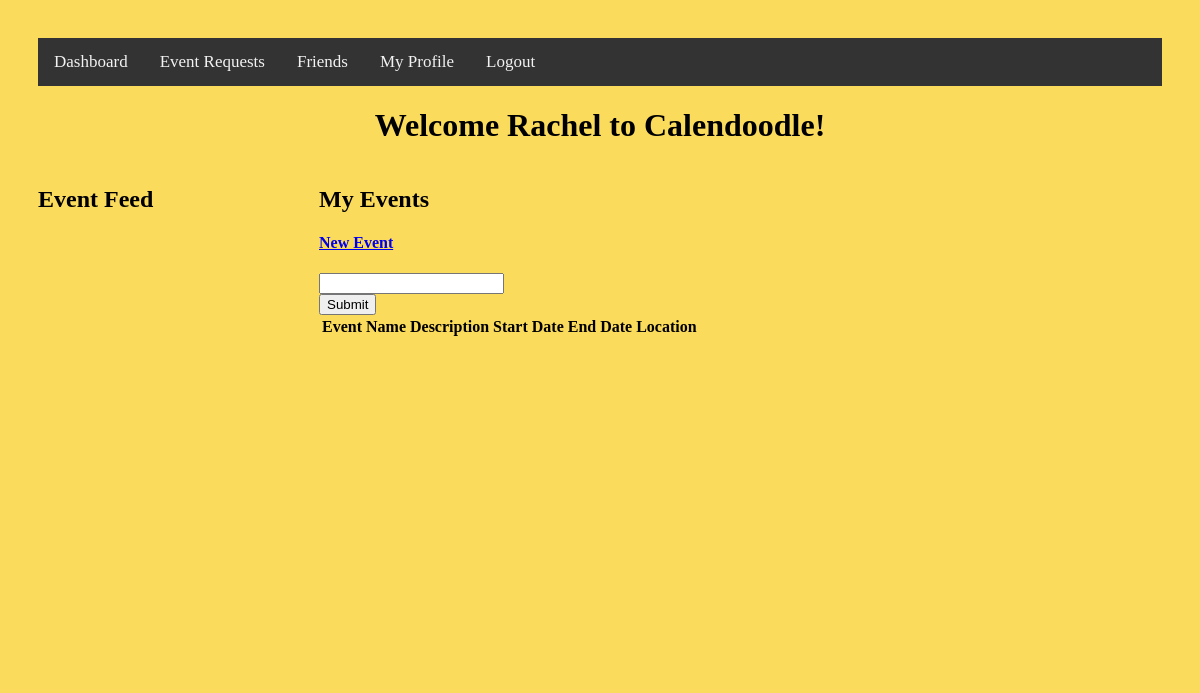
The app's page /events (signed in), older data.
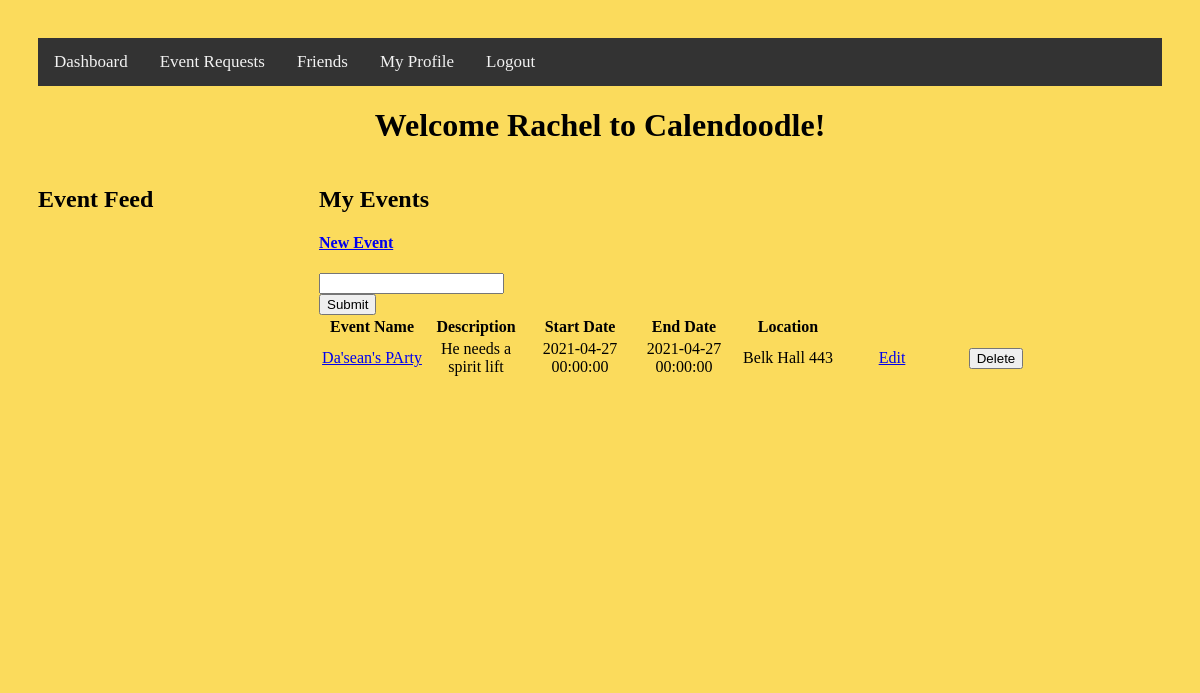
The same page, newer data.
### models.py (models this page shows, shortened)
class Event(db.Model):
    id = db.Column(db.Integer, primary_key=True)
    name = db.Column(db.String(50), nullable=False)
    start_date = db.Column(db.DateTime, nullable=False)
    end_date = db.Column(db.DateTime, nullable=False)
    date_posted = db.Column(db.DateTime, nullable=False)
    location = db.Column(db.String(100), nullable=False)
    description = db.Column(db.String(1000), nullable=False)
    color = db.Column(db.String(20), nullable=False)
    is_public = db.Column(db.Integer)
    user_id = db.Column(db.Integer, db.ForeignKey("user.id"), nullable=False)

### flask_jubjub.py (the view)
@app.route('/')
@app.route('/events', methods=['POST', 'GET'])
def get_events():
    if session.get('user'):
        if request.method == 'POST':
            search_form = SearchForm()
            searchText = request.form['search']
            my_events = db.session.query(Event).filter_by(
                user_id=session['user_id']).all()
            events_to_display = []
            for event in my_events:
                if search(searchText, event.name):
                    events_to_display.append(event)
            return render_template('events.html', events=events_to_display, user=session['user'], form=search_form)
        else:
            form = SearchForm()
            my_events = db.session.query(Event).filter_by(
                user_id=session['user_id']).all()
            return render_template('events.html', events=my_events, user=session['user'], form=form)
    else:
        return redirect(url_for('login'))

### forms.py
class SearchForm(FlaskForm):
    class Meta:
        csrf = False
    search = StringField('Search', [
        DataRequired()])
    submit = SubmitField('Submit')

### templates/events.html (shortened to what this page needs)
<!DOCTYPE html>
<html lang="en">
   <head>
       <link rel="stylesheet" href="{{ url_for('static', filename='main.css') }}">
   </head>
   <body>
       <div class="topnav">
               <a href="{{ url_for('get_events') }}">Dashboard</a>
               <a href="{{ url_for('get_events') }}">Event Requests</a>
               <a>Friends</a>
               <a href="{{ url_for('get_profile') }}">My Profile</a>
           {% if user %}
                   <a href="{{ url_for('logout') }}">Logout</a>
           {% else %}
                   <a href="{{ url_for('login') }}">Sign In</a>
           {% endif %}
       </div>
       <div class="row">
       <h1>Welcome {{ user }} to Calendoodle!</h1>
           <div class="column left">
             <h2>Event Feed</h2>
           </div>
           <div class="column right">
           <h2>My Events</h2>
           <h4><a href="{{ url_for('new_event') }}">New Event</a></h4>
            <form method="POST" action="/events">
                <div class="form-field">{{ form.search }}</div>
                {{ form.submit }}
            </form>
           <table class="tableFormat">
               <tr>
                    <th>Event Name</th>
                    <th>Description</th>
                    <th>Start Date</th>
                    <th>End Date</th>
                    <th>Location</th>
                </tr>
               {% for event in events %}
               <tr>
                   <td><a href="{{ url_for('get_event', event_id=event.id) }}">{{ event.name }}</a></td>
                   <td>{{ event.description }}</td>
                    <td>{{ event.start_date }}</td>
                    <td>{{ event.end_date }}</td>
                    <td>{{ event.location }}</td>
                   <td><a href="{{ url_for('update_event', event_id=event.id) }}">Edit</a></td>
                   <td>
                       <form action="{{ url_for('delete_event', event_id=event.id) }}" method="post">
                           <input type="submit" value="Delete"/>
                       </form>
                   </td>
               </tr>
               {% endfor %}
           </table>
               </div>
       </div>
   </body>
</html>

### static/main.css (style rules this page uses)
body { padding: 30px 30px; background: #fbdb5c; }
h1 { color: black; text-align: center; }
.column { float: left; top-margin: 10%; height: 500px; }
.left { width:25%; }
.right { width: 75%; }
.row:after { content: ""; display: table; clear: both; }
.topnav { overflow: hidden; background-color: #333; }
.topnav a { float: left; color: #f2f2f2; text-align: center; padding: 14px 16px; text-decoration: none; font-size: 17px; }
.tableFormat tr, td { width: 100px; text-align: center; margin-left: auto; margin-right: auto; border-color: #4d5060; }

Row changes from the older to the newer data that the page shows:
added Event: name "Da'sean's PArty", description "He needs a spirit lift", start_date "2021-04-27 00:00:00", end_date "2021-04-27 00:00:00", location "Belk Hall 443"
